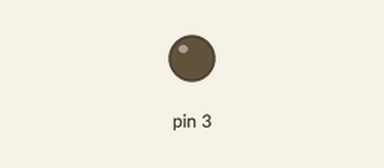
A sketch run on a simulated Arduino Uno, built with avr-gcc and run on an emulated ATmega328P. Shown: output pins drawn as LEDs (lit = HIGH).

Above: at 1.7 s.
At 11.7 s:
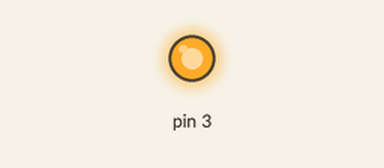
Timing chart, 0 to 12.0 s (numbered marks = the images above):
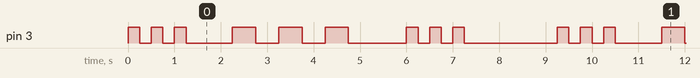

The sketch:

Lab_1_Basics_Arduino_SOS_blinking_light.ino
```cpp
void setup() {
  // put your setup code here, to run once:
 pinMode(3, OUTPUT);
}

void loop() {
  // put your main code here, to run repeatedly:
for(int i=0; i<3; i++)  //Short Dashes for S
{
digitalWrite(3, HIGH);   // turn the LED on (HIGH is the voltage level)
  delay(250);                       // wait for a second
  digitalWrite(3, LOW);    // turn the LED off by making the voltage LOW
  delay(250);
  }
  delay(750); //delay between letters, 3 time units

for(int i=0; i<3; i++)  // Long Dashes for O
{
digitalWrite(3, HIGH);   // turn the LED on (HIGH is the voltage level)
  delay(500);                       // wait for a second
  digitalWrite(3, LOW);    // turn the LED off by making the voltage LOW
  delay(500);
  }
  delay(750); //delay between letters, 3 time units

  for(int i=0; i<3; i++)   //Short Dashes for S
  {
digitalWrite(3, HIGH);   // turn the LED on (HIGH is the voltage level)
  delay(250);                       // wait for a second
  digitalWrite(3, LOW);    // turn the LED off by making the voltage LOW
  delay(250);
  }

  delay(1750);    //Delay between, 7 time units, plays message again
}
```

Measured:
- by itself, pin 3: repeats every 9.3 s: 2 × (LOW 0.25 s, HIGH 0.25 s), LOW 1.0 s, 2 × (HIGH 0.50 s, LOW 0.50 s), HIGH 0.50 s, LOW 1.3 s, 2 × (HIGH 0.25 s, LOW 0.25 s), HIGH 0.25 s, LOW 2.0 s, HIGH 0.25 s
- by itself, everything shown: repeats every 9.3 s, in 18 steps
